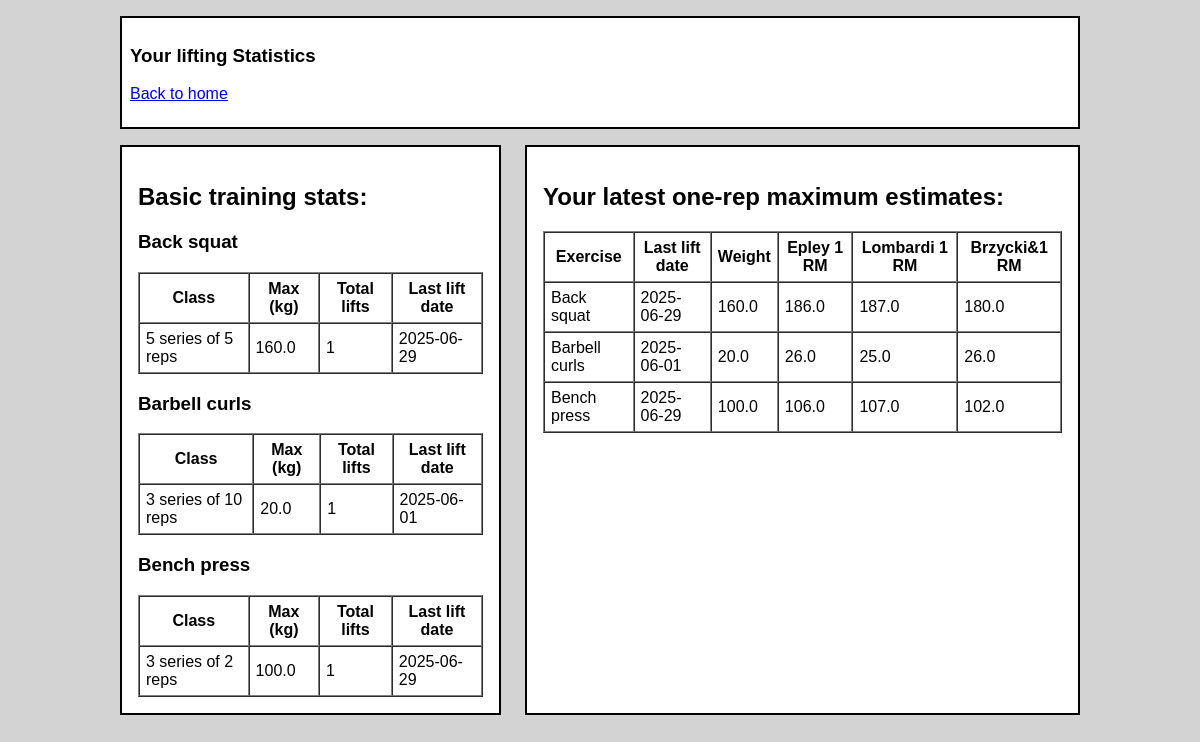
/stats (signed in), run on the app's committed database.
### tables this page shows
CREATE TABLE classes (
    id INTEGER PRIMARY KEY,
    label TEXT,
    reps  INTEGER
);

CREATE TABLE pr_records (
    id INTEGER PRIMARY KEY,
    user_id INTEGER REFERENCES users ON DELETE CASCADE,
    exercise_type_id INTEGER REFERENCES exercise_types ON DELETE CASCADE,
    exercise_class_id INTEGER REFERENCES classes,
    e1rm_epley REAL,
    e1rm_lombardi REAL,
    e1rm_brzycki REAL,
    ex_weight REAL,
    pr_date TEXT
);

CREATE TABLE exercise_types (
    id INTEGER PRIMARY KEY,
    user_id INTEGER REFERENCES users,
    exercise_type_name TEXT
);

### app.py (the view)
@app.route("/stats")
def stats():
    require_login()
    user_id = session["user_id"]
    stats_list = data.get_statistics(user_id)
    pr_list = data.get_pr_statistics(user_id)
    return render_template("stats.html", stats=stats_list, pr=pr_list)

### app.py (called while the page is built)
def require_login():
    if "user_id" not in session:
        abort(403)

### data.py (called while the page is built)
def get_statistics(user_id):
    sql = """
    SELECT exercise_type_name, label AS class_label, MAX(exercise_weight) AS max_weight, COUNT(*) AS lift_count, MAX(exercise_date) AS last_date
    FROM   exercises, exercise_types, classes
    WHERE  exercises.user_id = ? AND exercise_types.id = exercise_type_id AND classes.id = exercise_class_id
    GROUP BY  exercise_type_id, exercise_class_id
    """
    return db.query(sql, [user_id])

def get_pr_statistics(user_id):
    sql = """
        SELECT pr.exercise_type_id, et.exercise_type_name, pr.e1rm_epley, pr.e1rm_lombardi, pr.e1rm_brzycki, pr.ex_weight, pr.pr_date
        FROM   pr_records AS pr
        JOIN   exercise_types AS et ON et.id = pr.exercise_type_id
        WHERE  pr.user_id = ?
          AND  pr.pr_date = (SELECT MAX(pr_date) FROM pr_records WHERE user_id = pr.user_id AND exercise_type_id = pr.exercise_type_id)
        ORDER  BY et.exercise_type_name;
    """
    return db.query(sql, [user_id])

### db.py (called while the page is built)
def get_connection():
    con = sqlite3.connect("database.db", timeout=2)
    con.execute("PRAGMA foreign_keys = ON")
    con.row_factory = sqlite3.Row
    return con

def query(sql, params=[]):
    con = get_connection()
    result = con.execute(sql, params).fetchall()
    con.close()
    return result

### Templates/stats.html (shortened to what this page needs)
<!DOCTYPE html>
<html>
<head>
  <link rel="stylesheet" href="/static/main.css">
</head>
<body>
</div><div class="nav">
<h3>Your lifting Statistics</h3><p><a href="/">Back to home</a></p></div>
<div class="columns">
<div class="content">
  <h2>Basic training stats:<h2></h2>
{% for group in stats | groupby('exercise_type_name') %}
   <h3>{{ group.grouper }}</h3>
    <table border="1" cellpadding="6" cellspacing="0">
    <thead>
      <tr>
        <th>Class</th>
        <th>Max (kg)</th>
        <th>Total lifts</th>
        <th>Last lift date</th>
      </tr>
    </thead>
    <tbody>
    {% for r in group.list %}
      <tr>
        <td>{{ r.class_label }}</td>
        <td>{{ r.max_weight }}</td>
        <td>{{ r.lift_count }}</td>
        <td>{{ r.last_date }}</td>
      </tr>
    {% endfor %}
  </table>
{% endfor %}</div>
<div class="content">
<h2>Your latest one-rep maximum estimates:</h2>
<table border="1" cellpadding="6" cellspacing="0">
  <thead>
    <tr>
      <th>Exercise</th>
      <th>Last lift date</th>
      <th>Weight</th>
      <th>Epley 1 RM</th>
      <th>Lombardi 1 RM</th>
      <th>Brzycki&1 RM</th>
    </tr>
  </thead>
  <tbody>
    {% for row in pr %}
    <tr>
      <td>{{ row.exercise_type_name }}</td>
      <td>{{ row.pr_date }}</td>
      <td>{{ row.ex_weight }}</td>
      <td>{{ row.e1rm_epley }}</td>
      <td>{{ row.e1rm_lombardi }}</td>
      <td>{{ row.e1rm_brzycki }}</td>
    </tr>
    {% endfor %}
  </tbody>
</table>
</div></div>
</body>
</html>

### static/main.css (style rules this page uses)
body { margin: auto; font-family: sans-serif; background-color: lightgrey; max-width: 80%; padding: 0em; }
.content { background-color: white; border: 2px solid black; padding: 1em; margin: 1.5em 2; }
.nav { background-color: white; border: 2px solid black; padding: 0.5em; margin: 1em 0; }
.columns { display: flex; gap: 1.5em; }

### data on the page
classes: class_label "3 series of 2 reps", max_weight "100.0", lift_count "1", last_date "2025-06-29"
pr_records: exercise_type_name "Back squat", pr_date "2025-06-29", ex_weight "160.0", e1rm_epley "186.0", e1rm_lombardi "187.0", e1rm_brzycki "180.0"
pr_records: exercise_type_name "Barbell curls", pr_date "2025-06-01", ex_weight "20.0", e1rm_epley "26.0", e1rm_lombardi "25.0", e1rm_brzycki "26.0"
pr_records: exercise_type_name "Bench press", pr_date "2025-06-29", ex_weight "100.0", e1rm_epley "106.0", e1rm_lombardi "107.0", e1rm_brzycki "102.0"

### other printed values
{{ group.grouper }} "Back squat" "Barbell curls" "Bench press"
{{ r.class_label }} "5 series of 5 reps" "3 series of 10 reps"
{{ r.max_weight }} "160.0" "20.0"
{{ r.lift_count }} "1" "1"
{{ r.last_date }} "2025-06-29" "2025-06-01"
